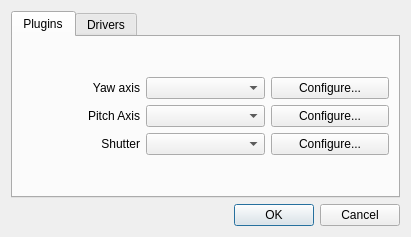
<?xml version="1.0" encoding="UTF-8"?>
<ui version="4.0">
 <class>preferencesDialog</class>
 <widget class="QDialog" name="preferencesDialog">
  <property name="windowModality">
   <enum>Qt::NonModal</enum>
  </property>
  <property name="geometry">
   <rect>
    <x>0</x>
    <y>0</y>
    <width>411</width>
    <height>237</height>
   </rect>
  </property>
  <property name="windowTitle">
   <string>Preferences</string>
  </property>
  <property name="windowIcon">
   <iconset resource="../icons.qrc">
    <normaloff>:/icons/papywizard.png</normaloff>:/icons/papywizard.png</iconset>
  </property>
  <property name="modal">
   <bool>true</bool>
  </property>
  <layout class="QVBoxLayout" name="verticalLayout">
   <property name="spacing">
    <number>-1</number>
   </property>
   <item>
    <widget class="QTabWidget" name="tabWidget">
     <property name="currentIndex">
      <number>0</number>
     </property>
     <widget class="QWidget" name="pluginsTab">
      <attribute name="title">
       <string>Plugins</string>
      </attribute>
      <layout class="QVBoxLayout" name="verticalLayout_6">
       <item>
        <layout class="QGridLayout" name="gridLayout_5">
         <item row="0" column="0">
          <widget class="QLabel" name="label_15">
           <property name="text">
            <string>Yaw axis</string>
           </property>
           <property name="alignment">
            <set>Qt::AlignRight|Qt::AlignTrailing|Qt::AlignVCenter</set>
           </property>
           <property name="margin">
            <number>5</number>
           </property>
          </widget>
         </item>
         <item row="0" column="1">
          <widget class="QComboBox" name="yawAxisComboBox">
           <property name="currentIndex">
            <number>-1</number>
           </property>
          </widget>
         </item>
         <item row="1" column="0">
          <widget class="QLabel" name="label_16">
           <property name="text">
            <string>Pitch Axis</string>
           </property>
           <property name="alignment">
            <set>Qt::AlignRight|Qt::AlignTrailing|Qt::AlignVCenter</set>
           </property>
           <property name="margin">
            <number>5</number>
           </property>
          </widget>
         </item>
         <item row="1" column="2">
          <widget class="QPushButton" name="pitchAxisConfigurePushButton">
           <property name="text">
            <string>Configure...</string>
           </property>
          </widget>
         </item>
         <item row="2" column="0">
          <widget class="QLabel" name="label_17">
           <property name="enabled">
            <bool>true</bool>
           </property>
           <property name="text">
            <string>Shutter</string>
           </property>
           <property name="alignment">
            <set>Qt::AlignRight|Qt::AlignTrailing|Qt::AlignVCenter</set>
           </property>
           <property name="margin">
            <number>5</number>
           </property>
          </widget>
         </item>
         <item row="0" column="2">
          <widget class="QPushButton" name="yawAxisConfigurePushButton">
           <property name="text">
            <string>Configure...</string>
           </property>
          </widget>
         </item>
         <item row="2" column="2">
          <widget class="QPushButton" name="shutterConfigurePushButton">
           <property name="text">
            <string>Configure...</string>
           </property>
          </widget>
         </item>
         <item row="1" column="1">
          <widget class="QComboBox" name="pitchAxisComboBox"/>
         </item>
         <item row="2" column="1">
          <widget class="QComboBox" name="shutterComboBox"/>
         </item>
        </layout>
       </item>
      </layout>
     </widget>
     <widget class="QWidget" name="driversTab">
      <attribute name="title">
       <string>Drivers</string>
      </attribute>
      <layout class="QVBoxLayout" name="verticalLayout_4">
       <item>
        <layout class="QGridLayout" name="gridLayout_9">
         <item row="0" column="0">
          <widget class="QLabel" name="bluetoothDeviceAddressLabel">
           <property name="text">
            <string>BT device address</string>
           </property>
           <property name="alignment">
            <set>Qt::AlignRight|Qt::AlignTrailing|Qt::AlignVCenter</set>
           </property>
           <property name="margin">
            <number>5</number>
           </property>
          </widget>
         </item>
         <item row="0" column="1">
          <widget class="QLineEdit" name="bluetoothDeviceAddressLineEdit">
           <property name="text">
            <string>00:50:C2:58:55:B9</string>
           </property>
           <property name="maxLength">
            <number>50</number>
           </property>
          </widget>
         </item>
         <item row="0" column="2">
          <widget class="QPushButton" name="bluetoothChoosePushButton">
           <property name="text">
            <string>Choose...</string>
           </property>
          </widget>
         </item>
         <item row="1" column="0">
          <widget class="QLabel" name="serialPortLabel">
           <property name="enabled">
            <bool>true</bool>
           </property>
           <property name="text">
            <string>Serial port</string>
           </property>
           <property name="alignment">
            <set>Qt::AlignRight|Qt::AlignTrailing|Qt::AlignVCenter</set>
           </property>
           <property name="margin">
            <number>5</number>
           </property>
          </widget>
         </item>
         <item row="1" column="1">
          <widget class="QLineEdit" name="serialPortLineEdit">
           <property name="enabled">
            <bool>true</bool>
           </property>
           <property name="text">
            <string>0</string>
           </property>
           <property name="maxLength">
            <number>50</number>
           </property>
          </widget>
         </item>
         <item row="2" column="0">
          <widget class="QLabel" name="ethernetHostPortLabel">
           <property name="enabled">
            <bool>true</bool>
           </property>
           <property name="text">
            <string>Ethernet host/port</string>
           </property>
           <property name="alignment">
            <set>Qt::AlignRight|Qt::AlignTrailing|Qt::AlignVCenter</set>
           </property>
           <property name="margin">
            <number>5</number>
           </property>
          </widget>
         </item>
         <item row="2" column="1">
          <widget class="QLineEdit" name="ethernetHostLineEdit">
           <property name="enabled">
            <bool>true</bool>
           </property>
           <property name="text">
            <string>locahost</string>
           </property>
           <property name="maxLength">
            <number>50</number>
           </property>
          </widget>
         </item>
         <item row="2" column="2">
          <widget class="QSpinBox" name="ethernetPortSpinBox">
           <property name="enabled">
            <bool>true</bool>
           </property>
           <property name="minimum">
            <number>1024</number>
           </property>
           <property name="maximum">
            <number>65535</number>
           </property>
           <property name="value">
            <number>7165</number>
           </property>
          </widget>
         </item>
        </layout>
       </item>
      </layout>
     </widget>
    </widget>
   </item>
   <item>
    <widget class="QDialogButtonBox" name="buttonBox">
     <property name="orientation">
      <enum>Qt::Horizontal</enum>
     </property>
     <property name="standardButtons">
      <set>QDialogButtonBox::Cancel|QDialogButtonBox::Ok</set>
     </property>
    </widget>
   </item>
  </layout>
 </widget>
 <resources>
  <include location="../icons.qrc"/>
 </resources>
 <connections>
  <connection>
   <sender>buttonBox</sender>
   <signal>accepted()</signal>
   <receiver>preferencesDialog</receiver>
   <slot>accept()</slot>
   <hints>
    <hint type="sourcelabel">
     <x>248</x>
     <y>254</y>
    </hint>
    <hint type="destinationlabel">
     <x>157</x>
     <y>274</y>
    </hint>
   </hints>
  </connection>
  <connection>
   <sender>buttonBox</sender>
   <signal>rejected()</signal>
   <receiver>preferencesDialog</receiver>
   <slot>reject()</slot>
   <hints>
    <hint type="sourcelabel">
     <x>316</x>
     <y>260</y>
    </hint>
    <hint type="destinationlabel">
     <x>286</x>
     <y>274</y>
    </hint>
   </hints>
  </connection>
 </connections>
</ui>
